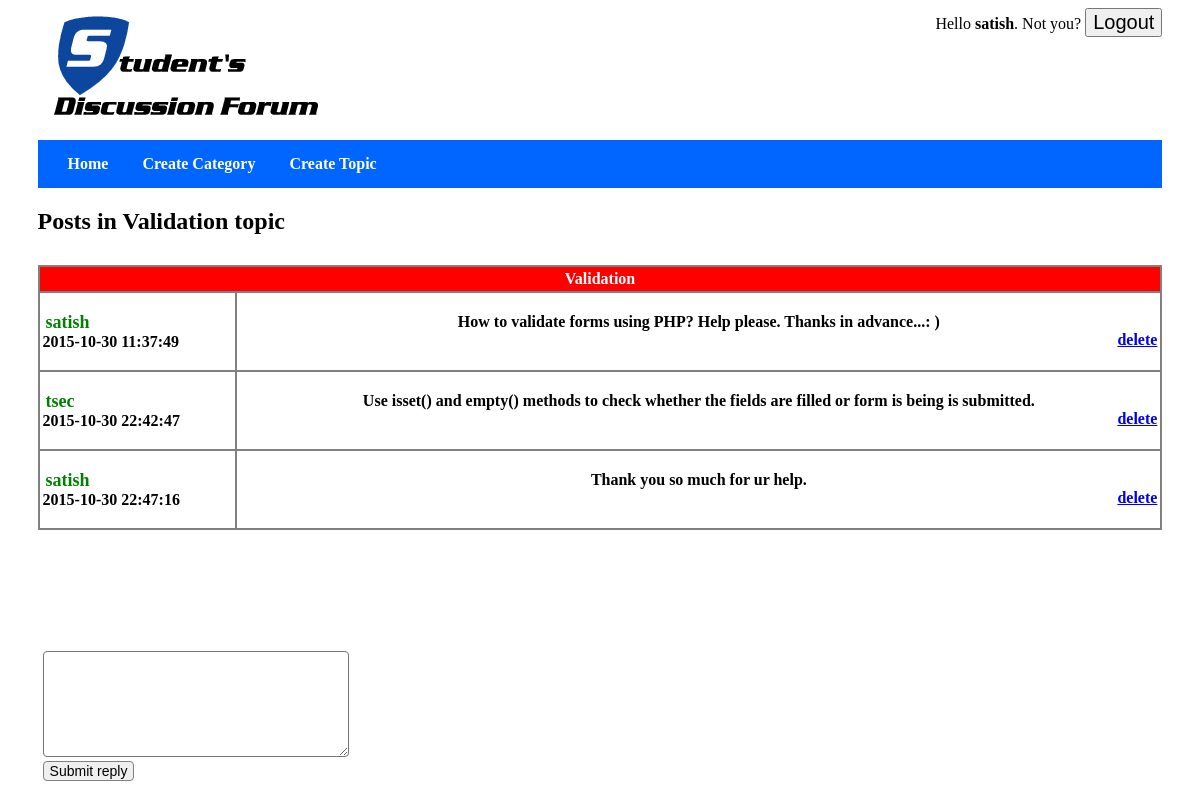
/topic_view.php?id=2 (signed in), run on the app's committed database.
### tables this page shows
CREATE TABLE `topics` (
  `topic_id` int(8) NOT NULL,
  `topic_subject` varchar(255) NOT NULL,
  `topic_date` datetime NOT NULL,
  `topic_cat` int(8) NOT NULL,
  `topic_by` int(8) NOT NULL
);

CREATE TABLE `posts` (
  `post_id` int(8) NOT NULL,
  `post_content` text NOT NULL,
  `post_date` datetime NOT NULL,
  `post_topic` int(8) NOT NULL,
  `post_by` int(8) NOT NULL
);

CREATE TABLE `users` (
  `user_id` int(8) NOT NULL,
  `user_name` varchar(30) NOT NULL,
  `user_pass` varchar(255) NOT NULL,
  `user_email` varchar(255) NOT NULL,
  `user_date` datetime NOT NULL,
  `user_level` int(8) NOT NULL
);

### topic_view.php (the view, shortened to what this page needs)
<?php
include 'connect.php';
include 'header.php';
 echo'<link href="css/inside.css" type="text/css" rel="stylesheet" />';
function test_input($data) {
   $data = trim($data);
   $data = stripslashes($data);
   $data = htmlspecialchars($data);
   return $data;
}
$sql = " SELECT
    topic_id,
    topic_subject
FROM
    topics
WHERE
    topics.topic_id = ".test_input($_GET['id']);
$result = mysqli_query($conn,$sql);
if(!$result)
{
    echo 'The topics could not be displayed, please try again later.' ;
}
else
{
    if(mysqli_num_rows($result) == 0)
    {
        echo 'This topic does not exist.';
    }
    else
    {
        while($row = mysqli_fetch_array($result,MYSQL_ASSOC))
        {
            echo '<h2>Posts in ' . $row['topic_subject'] . ' topic</h2>';
            $topic_name = $row['topic_subject'];
		}
         $sql = "SELECT
    posts.post_id,
    posts.post_topic,
    posts.post_content,
    posts.post_date,
    posts.post_by,
    users.user_id,
    users.user_name
    FROM
    posts
    LEFT JOIN
    users
    ON
    posts.post_by = users.user_id
    WHERE
    posts.post_topic = " .test_input($_GET['id']);
        $result = mysqli_query($conn,$sql);
        if(!$result)
        {
            echo 'The posts could not be displayed, please try again later.';
        }
        else
        {
            if(mysqli_num_rows($result) == 0)
            {
                echo 'There are no posts in this topic yet.';
            }
            else
            {
                echo '<table class = "inside" >
                      <tr>
                        <th colspan="2">'.$topic_name.'</th>
                      </tr>';
                if(!empty($_SESSION) && $_SESSION['user_level']=='1')
                {
                   while($row = mysqli_fetch_array($result,MYSQL_ASSOC))
		           {
                    echo '<tr>';
                        echo '<td>';
                            echo '<p><span style="color:green;font-size:18px;font-weight:bold; padding:3px;">'.$row['user_name'].'</span><br>'.$row['post_date'].'</p>';
                        echo '</td>';
                        echo '<td style="text-align:center;">';
                            echo $row['post_content'];
                            echo'<br><a style="float:right;" href ="delete_post.php?id='.$row['post_id'].'&&topic_id='.$row['post_topic'].'" >delete</a>';
                        echo '</td>';
                    echo '</tr>';
					$topic_idr = $row['post_topic'];
                   }
                   echo "</table><br><br>";
                }
				echo '<form  method="post" action="reply.php?id='.$topic_idr.'">
                <fieldset class="reply-form">
                <textarea name="reply-content"></textarea>
                <input type="submit" name="reply" value="Submit reply" />
                </fieldset>
                </form><br><br><br>' ;
            }
        }
    }
}
?>

### css/inside.css (style rules this page uses)
.inside { margin: 30px auto; border:2px solid grey; border-collapse: collapse; width: 100%; border-radius: 2px; }
.inside th { color:#FFFFFF; padding:3px; border:2px solid grey; background-color:red; }
.inside td { font-weight: bold; padding:3px; border : 2px solid grey; //text-align: left; margin: 3px; }
.inside tr { border:2px solid grey; }
.reply-form { border:none; padding:5px; margin:20px auto; float:left; margin-top: 50px; }
.reply-form input { display:block; //width:250px; font-size: 14px; border-radius:4px; border: 1px solid grey; }
.reply-form textarea { border-radius:4px; max-width:400px; min-width:300px; height: 100px; }

### data on the page
topics: topic_subject "Validation"
posts: post_by.user_name "satish", post_date "2015-10-30 11:37:49", post_content "How to validate forms using PHP? Help please. Thanks in advance...: )"
posts: post_by.user_name "tsec", post_date "2015-10-30 22:42:47", post_content "Use isset() and empty() methods to check whether the fields are filled or form is being is submitted."
posts: post_by.user_name "satish", post_date "2015-10-30 22:47:16", post_content "Thank you so much for ur help."

### other printed values
$_SESSION['user_name'] "satish"
